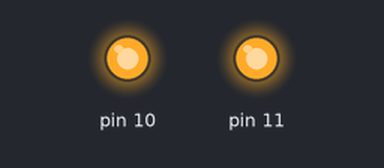
Recording of a sketch running on a simulated Arduino Uno, built with avr-gcc and run on an emulated ATmega328P. Shown: output pins drawn as LEDs (lit = HIGH).

Above: at 2.0 s.
At 4.5 s:
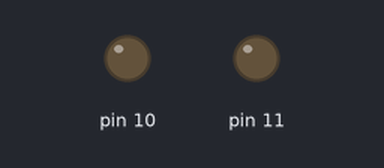
Timing chart, 0 to 6.5 s (numbered marks = the images above):
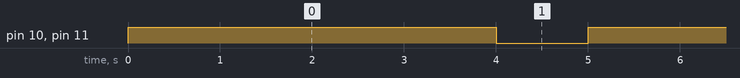

Measured:
- by itself, pin 10, pin 11: alternates HIGH for 4.0 s and LOW for 1.0 s

The sketch:

on_off.ino
```cpp
//sketch to show warm white v cool white

// the setup function runs once when you press reset or power the board
void setup() {
  // initialize digital pin 13 as an output.
  pinMode(10, OUTPUT);
  pinMode(11, OUTPUT);
}

// the loop function runs over and over again forever
void loop() {
  digitalWrite(10, HIGH);   // turn the LED on (HIGH is the voltage level)
  digitalWrite(11, HIGH);   // turn the LED on (HIGH is the voltage level)
  delay(4000);              // wait for a second
  digitalWrite(10, LOW);    // turn the LED off by making the voltage LOW
  digitalWrite(11, LOW);    // turn the LED off by making the voltage LOW
  delay(1000);              // wait for a second
}
```
